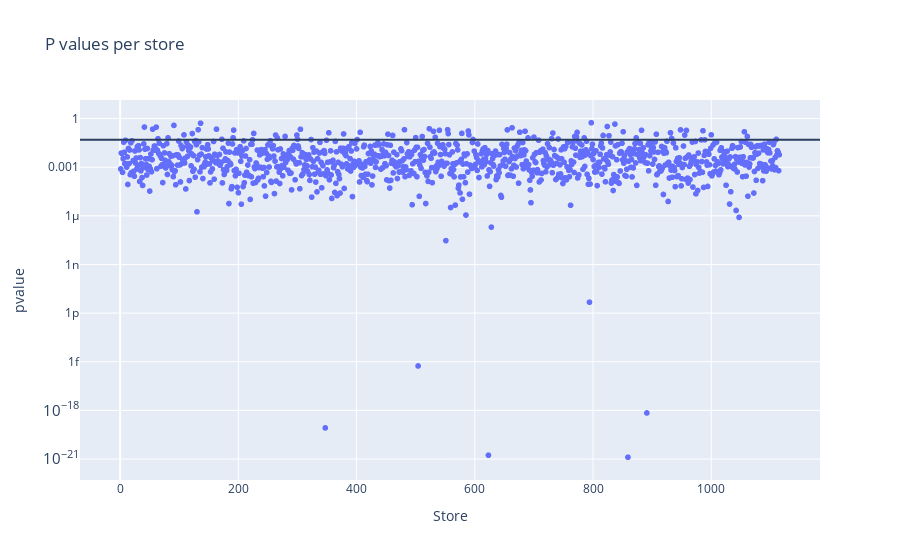

Notebook cell for this chart:
### Code cell
# Plotly Express is now a sublibrary of Plotly:
import plotly.express as px
fig = px.scatter(
    data_frame=df_pvalues,
    x='Store',
    y='pvalue',
    title='P values per store',
    log_y = True
)
fig.add_hline(y=0.05)
fig.show()
# black line is p-value threshold for stationarity 0.05
# most stores are stationary!

### Figure 1 — Plotly figure (JSON) as saved in the notebook; plotly's stock layout.template omitted (floating-point values rounded to 4 significant figures; data arrays with more than 128 entries replaced by an {"elided": "..."} marker saying what was removed)
{"data": [{"hovertemplate": "Store=%{x}<br>pvalue=%{y}<extra></extra>", "legendgroup": "", "marker": {"color": "#636efa", "symbol": "circle"}, "mode": "markers", "name": "", "showlegend": false, "type": "scattergl", "x": {"elided": "1115 int values"}, "xaxis": "x", "y": {"elided": "1115 float values"}, "yaxis": "y"}], "layout": {"legend": {"tracegroupgap": 0}, "shapes": [{"type": "line", "x0": 0, "x1": 1, "xref": "x domain", "y0": 0.05, "y1": 0.05, "yref": "y"}], "title": {"text": "P values per store"}, "xaxis": {"anchor": "y", "domain": [0, 1], "title": {"text": "Store"}}, "yaxis": {"anchor": "x", "domain": [0, 1], "title": {"text": "pvalue"}, "type": "log"}}}
